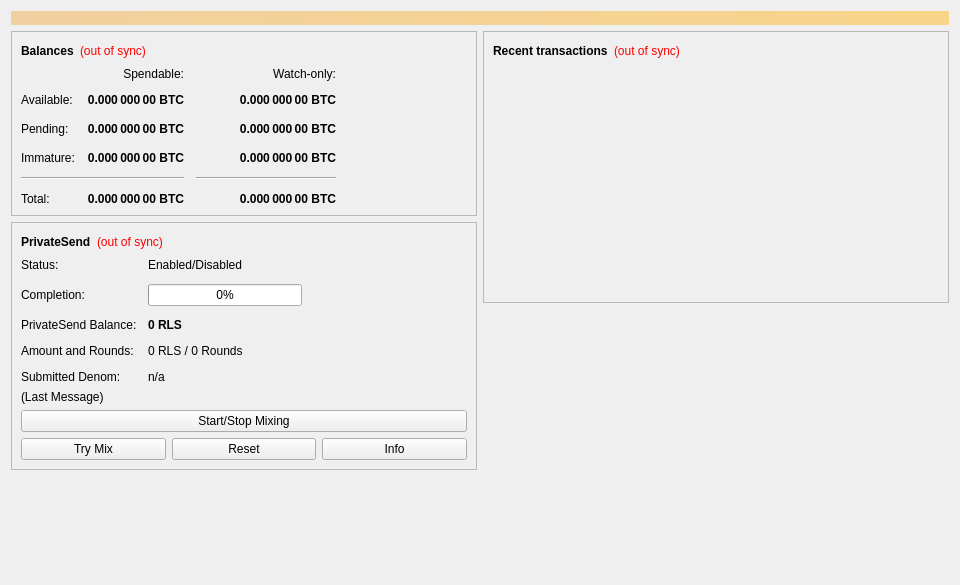
<?xml version="1.0" encoding="UTF-8"?>
<ui version="4.0">
 <class>OverviewPage</class>
 <widget class="QWidget" name="OverviewPage">
  <property name="geometry">
   <rect>
    <x>0</x>
    <y>0</y>
    <width>960</width>
    <height>585</height>
   </rect>
  </property>
  <property name="minimumSize">
   <size>
    <width>960</width>
    <height>0</height>
   </size>
  </property>
  <property name="windowTitle">
   <string>Form</string>
  </property>
  <layout class="QVBoxLayout" name="topLayout">
   <item>
    <widget class="QLabel" name="labelAlerts">
     <property name="visible">
      <bool>false</bool>
     </property>
     <property name="styleSheet">
      <string notr="true">background-color: qlineargradient(x1: 0, y1: 0, x2: 1, y2: 0, stop:0 #F0D0A0, stop:1 #F8D488); color:#000000;</string>
     </property>
     <property name="wordWrap">
      <bool>true</bool>
     </property>
     <property name="margin">
      <number>3</number>
     </property>
    </widget>
   </item>
   <item>
    <layout class="QHBoxLayout" name="horizontalLayout" stretch="1,1">
     <item>
      <layout class="QVBoxLayout" name="verticalLayout_2">
       <item>
        <widget class="QFrame" name="frame">
         <property name="frameShape">
          <enum>QFrame::StyledPanel</enum>
         </property>
         <property name="frameShadow">
          <enum>QFrame::Raised</enum>
         </property>
         <layout class="QVBoxLayout" name="verticalLayout_4">
          <item>
           <layout class="QHBoxLayout" name="horizontalLayout_4">
            <item>
             <widget class="QLabel" name="label_5">
              <property name="font">
               <font>
                <weight>75</weight>
                <bold>true</bold>
               </font>
              </property>
              <property name="text">
               <string>Balances</string>
              </property>
             </widget>
            </item>
            <item>
             <widget class="QLabel" name="labelWalletStatus">
              <property name="toolTip">
               <string>The displayed information may be out of date. Your wallet automatically synchronizes with the Lotus network after a connection is established, but this process has not completed yet.</string>
              </property>
              <property name="styleSheet">
               <string notr="true">QLabel { color: red; }</string>
              </property>
              <property name="text">
               <string notr="true">(out of sync)</string>
              </property>
              <property name="alignment">
               <set>Qt::AlignLeading|Qt::AlignLeft|Qt::AlignVCenter</set>
              </property>
             </widget>
            </item>
            <item>
             <spacer name="horizontalSpacer_3">
              <property name="orientation">
               <enum>Qt::Horizontal</enum>
              </property>
              <property name="sizeHint" stdset="0">
               <size>
                <width>40</width>
                <height>20</height>
               </size>
              </property>
             </spacer>
            </item>
           </layout>
          </item>
          <item>
           <layout class="QGridLayout" name="gridLayout">
            <property name="spacing">
             <number>12</number>
            </property>
            <item row="2" column="2">
             <widget class="QLabel" name="labelWatchPending">
              <property name="font">
               <font>
                <weight>75</weight>
                <bold>true</bold>
               </font>
              </property>
              <property name="cursor">
               <cursorShape>IBeamCursor</cursorShape>
              </property>
              <property name="toolTip">
               <string>Unconfirmed transactions to watch-only addresses</string>
              </property>
              <property name="text">
               <string notr="true">0.000 000 00 BTC</string>
              </property>
              <property name="alignment">
               <set>Qt::AlignRight|Qt::AlignTrailing|Qt::AlignVCenter</set>
              </property>
              <property name="textInteractionFlags">
               <set>Qt::LinksAccessibleByMouse|Qt::TextSelectableByKeyboard|Qt::TextSelectableByMouse</set>
              </property>
             </widget>
            </item>
            <item row="2" column="1">
             <widget class="QLabel" name="labelUnconfirmed">
              <property name="font">
               <font>
                <weight>75</weight>
                <bold>true</bold>
               </font>
              </property>
              <property name="cursor">
               <cursorShape>IBeamCursor</cursorShape>
              </property>
              <property name="toolTip">
               <string>Total of transactions that have yet to be confirmed, and do not yet count toward the spendable balance</string>
              </property>
              <property name="text">
               <string notr="true">0.000 000 00 BTC</string>
              </property>
              <property name="alignment">
               <set>Qt::AlignRight|Qt::AlignTrailing|Qt::AlignVCenter</set>
              </property>
              <property name="textInteractionFlags">
               <set>Qt::LinksAccessibleByMouse|Qt::TextSelectableByKeyboard|Qt::TextSelectableByMouse</set>
              </property>
             </widget>
            </item>
            <item row="3" column="2">
             <widget class="QLabel" name="labelWatchImmature">
              <property name="font">
               <font>
                <weight>75</weight>
                <bold>true</bold>
               </font>
              </property>
              <property name="cursor">
               <cursorShape>IBeamCursor</cursorShape>
              </property>
              <property name="toolTip">
               <string>Mined balance in watch-only addresses that has not yet matured</string>
              </property>
              <property name="text">
               <string notr="true">0.000 000 00 BTC</string>
              </property>
              <property name="alignment">
               <set>Qt::AlignRight|Qt::AlignTrailing|Qt::AlignVCenter</set>
              </property>
              <property name="textInteractionFlags">
               <set>Qt::LinksAccessibleByMouse|Qt::TextSelectableByKeyboard|Qt::TextSelectableByMouse</set>
              </property>
             </widget>
            </item>
            <item row="4" column="0" colspan="2">
             <widget class="Line" name="lineSpendableBalance">
              <property name="orientation">
               <enum>Qt::Horizontal</enum>
              </property>
             </widget>
            </item>
            <item row="4" column="2">
             <widget class="Line" name="lineWatchBalance">
              <property name="sizePolicy">
               <sizepolicy hsizetype="Preferred" vsizetype="Fixed">
                <horstretch>0</horstretch>
                <verstretch>0</verstretch>
               </sizepolicy>
              </property>
              <property name="minimumSize">
               <size>
                <width>140</width>
                <height>0</height>
               </size>
              </property>
              <property name="orientation">
               <enum>Qt::Horizontal</enum>
              </property>
             </widget>
            </item>
            <item row="5" column="0">
             <widget class="QLabel" name="labelTotalText">
              <property name="text">
               <string>Total:</string>
              </property>
             </widget>
            </item>
            <item row="3" column="1">
             <widget class="QLabel" name="labelImmature">
              <property name="font">
               <font>
                <weight>75</weight>
                <bold>true</bold>
               </font>
              </property>
              <property name="cursor">
               <cursorShape>IBeamCursor</cursorShape>
              </property>
              <property name="toolTip">
               <string>Mined balance that has not yet matured</string>
              </property>
              <property name="text">
               <string notr="true">0.000 000 00 BTC</string>
              </property>
              <property name="alignment">
               <set>Qt::AlignRight|Qt::AlignTrailing|Qt::AlignVCenter</set>
              </property>
              <property name="textInteractionFlags">
               <set>Qt::LinksAccessibleByMouse|Qt::TextSelectableByKeyboard|Qt::TextSelectableByMouse</set>
              </property>
             </widget>
            </item>
            <item row="2" column="3">
             <spacer name="horizontalSpacer_2">
              <property name="orientation">
               <enum>Qt::Horizontal</enum>
              </property>
              <property name="sizeHint" stdset="0">
               <size>
                <width>40</width>
                <height>20</height>
               </size>
              </property>
             </spacer>
            </item>
            <item row="3" column="0">
             <widget class="QLabel" name="labelImmatureText">
              <property name="text">
               <string>Immature:</string>
              </property>
             </widget>
            </item>
            <item row="5" column="1">
             <widget class="QLabel" name="labelTotal">
              <property name="font">
               <font>
                <weight>75</weight>
                <bold>true</bold>
               </font>
              </property>
              <property name="cursor">
               <cursorShape>IBeamCursor</cursorShape>
              </property>
              <property name="toolTip">
               <string>Your current total balance</string>
              </property>
              <property name="text">
               <string notr="true">0.000 000 00 BTC</string>
              </property>
              <property name="alignment">
               <set>Qt::AlignRight|Qt::AlignTrailing|Qt::AlignVCenter</set>
              </property>
              <property name="textInteractionFlags">
               <set>Qt::LinksAccessibleByMouse|Qt::TextSelectableByKeyboard|Qt::TextSelectableByMouse</set>
              </property>
             </widget>
            </item>
            <item row="5" column="2">
             <widget class="QLabel" name="labelWatchTotal">
              <property name="font">
               <font>
                <weight>75</weight>
                <bold>true</bold>
               </font>
              </property>
              <property name="cursor">
               <cursorShape>IBeamCursor</cursorShape>
              </property>
              <property name="toolTip">
               <string>Current total balance in watch-only addresses</string>
              </property>
              <property name="text">
               <string notr="true">0.000 000 00 BTC</string>
              </property>
              <property name="alignment">
               <set>Qt::AlignRight|Qt::AlignTrailing|Qt::AlignVCenter</set>
              </property>
              <property name="textInteractionFlags">
               <set>Qt::LinksAccessibleByMouse|Qt::TextSelectableByKeyboard|Qt::TextSelectableByMouse</set>
              </property>
             </widget>
            </item>
            <item row="0" column="2">
             <widget class="QLabel" name="labelWatchonly">
              <property name="text">
               <string>Watch-only:</string>
              </property>
              <property name="alignment">
               <set>Qt::AlignRight|Qt::AlignTrailing|Qt::AlignVCenter</set>
              </property>
             </widget>
            </item>
            <item row="1" column="0">
             <widget class="QLabel" name="labelBalanceText">
              <property name="text">
               <string>Available:</string>
              </property>
             </widget>
            </item>
            <item row="1" column="1">
             <widget class="QLabel" name="labelBalance">
              <property name="font">
               <font>
                <weight>75</weight>
                <bold>true</bold>
               </font>
              </property>
              <property name="cursor">
               <cursorShape>IBeamCursor</cursorShape>
              </property>
              <property name="toolTip">
               <string>Your current spendable balance</string>
              </property>
              <property name="text">
               <string notr="true">0.000 000 00 BTC</string>
              </property>
              <property name="alignment">
               <set>Qt::AlignRight|Qt::AlignTrailing|Qt::AlignVCenter</set>
              </property>
              <property name="textInteractionFlags">
               <set>Qt::LinksAccessibleByMouse|Qt::TextSelectableByKeyboard|Qt::TextSelectableByMouse</set>
              </property>
             </widget>
            </item>
            <item row="1" column="2">
             <widget class="QLabel" name="labelWatchAvailable">
              <property name="font">
               <font>
                <weight>75</weight>
                <bold>true</bold>
               </font>
              </property>
              <property name="cursor">
               <cursorShape>IBeamCursor</cursorShape>
              </property>
              <property name="toolTip">
               <string>Your current balance in watch-only addresses</string>
              </property>
              <property name="text">
               <string notr="true">0.000 000 00 BTC</string>
              </property>
              <property name="alignment">
               <set>Qt::AlignRight|Qt::AlignTrailing|Qt::AlignVCenter</set>
              </property>
              <property name="textInteractionFlags">
               <set>Qt::LinksAccessibleByMouse|Qt::TextSelectableByKeyboard|Qt::TextSelectableByMouse</set>
              </property>
             </widget>
            </item>
            <item row="2" column="0">
             <widget class="QLabel" name="labelPendingText">
              <property name="text">
               <string>Pending:</string>
              </property>
             </widget>
            </item>
            <item row="0" column="1">
             <widget class="QLabel" name="labelSpendable">
              <property name="text">
               <string>Spendable:</string>
              </property>
              <property name="alignment">
               <set>Qt::AlignRight|Qt::AlignTrailing|Qt::AlignVCenter</set>
              </property>
             </widget>
            </item>
           </layout>
          </item>
         </layout>
        </widget>
       </item>
       <item>
        <widget class="QFrame" name="framePrivateSend">
         <property name="layoutDirection">
          <enum>Qt::LeftToRight</enum>
         </property>
         <property name="frameShape">
          <enum>QFrame::StyledPanel</enum>
         </property>
         <property name="frameShadow">
          <enum>QFrame::Raised</enum>
         </property>
         <layout class="QVBoxLayout" name="VerticalLayout_PS1">
          <item>
           <layout class="QHBoxLayout" name="horizontalLayout_5">
            <item>
             <widget class="QLabel" name="labelPrivateSendHeader">
              <property name="font">
               <font>
                <weight>75</weight>
                <bold>true</bold>
               </font>
              </property>
              <property name="text">
               <string>PrivateSend</string>
              </property>
             </widget>
            </item>
            <item>
             <widget class="QLabel" name="labelPrivateSendSyncStatus">
              <property name="toolTip">
               <string>The displayed information may be out of date. Your wallet automatically synchronizes with the Lotus network after a connection is established, but this process has not completed yet.</string>
              </property>
              <property name="styleSheet">
               <string notr="true">QLabel { color: red; }</string>
              </property>
              <property name="text">
               <string notr="true">(out of sync)</string>
              </property>
              <property name="alignment">
               <set>Qt::AlignLeading|Qt::AlignLeft|Qt::AlignVCenter</set>
              </property>
             </widget>
            </item>
            <item>
             <spacer name="horizontalSpacer_4">
              <property name="orientation">
               <enum>Qt::Horizontal</enum>
              </property>
              <property name="sizeHint" stdset="0">
               <size>
                <width>40</width>
                <height>20</height>
               </size>
              </property>
             </spacer>
            </item>
           </layout>
          </item>
          <item>
           <layout class="QFormLayout" name="privateSendFormLayout">
            <property name="fieldGrowthPolicy">
             <enum>QFormLayout::AllNonFixedFieldsGrow</enum>
            </property>
            <property name="horizontalSpacing">
             <number>11</number>
            </property>
            <property name="verticalSpacing">
             <number>12</number>
            </property>
            <item row="0" column="0">
             <widget class="QLabel" name="labelPrivateSendEnabledText">
              <property name="text">
               <string>Status:</string>
              </property>
             </widget>
            </item>
            <item row="0" column="1">
             <widget class="QLabel" name="labelPrivateSendEnabled">
              <property name="text">
               <string>Enabled/Disabled</string>
              </property>
             </widget>
            </item>
            <item row="1" column="0">
             <widget class="QLabel" name="labelCompletitionText">
              <property name="text">
               <string>Completion:</string>
              </property>
             </widget>
            </item>
            <item row="1" column="1">
             <widget class="QProgressBar" name="privateSendProgress">
              <property name="maximumSize">
               <size>
                <width>154</width>
                <height>16777215</height>
               </size>
              </property>
              <property name="value">
               <number>0</number>
              </property>
             </widget>
            </item>
            <item row="2" column="0">
             <widget class="QLabel" name="labelAnonymizedText">
              <property name="text">
               <string>PrivateSend Balance:</string>
              </property>
             </widget>
            </item>
            <item row="2" column="1">
             <widget class="QLabel" name="labelAnonymized">
              <property name="font">
               <font>
                <weight>75</weight>
                <bold>true</bold>
               </font>
              </property>
              <property name="text">
               <string notr="true">0 RLS</string>
              </property>
             </widget>
            </item>
            <item row="3" column="0">
             <widget class="QLabel" name="labelAmountAndRoundsText">
              <property name="text">
               <string>Amount and Rounds:</string>
              </property>
             </widget>
            </item>
            <item row="3" column="1">
             <widget class="QLabel" name="labelAmountRounds">
              <property name="text">
               <string>0 RLS / 0 Rounds</string>
              </property>
             </widget>
            </item>
            <item row="4" column="0">
             <widget class="QLabel" name="labelSubmittedDenomText">
              <property name="text">
               <string>Submitted Denom:</string>
              </property>
             </widget>
            </item>
            <item row="4" column="1">
             <widget class="QLabel" name="labelSubmittedDenom">
              <property name="toolTip">
               <string>The denominations you submitted to the Masternode.&lt;br&gt;To mix, other users must submit the exact same denominations.</string>
              </property>
              <property name="text">
               <string>n/a</string>
              </property>
             </widget>
            </item>
           </layout>
          </item>
          <item>
           <layout class="QVBoxLayout" name="VerticalLayout_PS">
            <item>
             <widget class="QLabel" name="labelPrivateSendLastMessage">
              <property name="text">
               <string>(Last Message)</string>
              </property>
              <property name="alignment">
               <set>Qt::AlignLeading|Qt::AlignLeft|Qt::AlignTop</set>
              </property>
              <property name="wordWrap">
               <bool>true</bool>
              </property>
             </widget>
            </item>
            <item>
             <widget class="QPushButton" name="togglePrivateSend">
              <property name="sizePolicy">
               <sizepolicy hsizetype="MinimumExpanding" vsizetype="Fixed">
                <horstretch>0</horstretch>
                <verstretch>0</verstretch>
               </sizepolicy>
              </property>
              <property name="text">
               <string>Start/Stop Mixing</string>
              </property>
             </widget>
            </item>
            <item>
             <layout class="QHBoxLayout" name="horizontalLayout_debugbuttons">
              <item>
               <widget class="QPushButton" name="privateSendAuto">
                <property name="sizePolicy">
                 <sizepolicy hsizetype="MinimumExpanding" vsizetype="Fixed">
                  <horstretch>0</horstretch>
                  <verstretch>0</verstretch>
                 </sizepolicy>
                </property>
                <property name="toolTip">
                 <string>Try to manually submit a PrivateSend request.</string>
                </property>
                <property name="text">
                 <string>Try Mix</string>
                </property>
               </widget>
              </item>
              <item>
               <widget class="QPushButton" name="privateSendReset">
                <property name="sizePolicy">
                 <sizepolicy hsizetype="MinimumExpanding" vsizetype="Fixed">
                  <horstretch>0</horstretch>
                  <verstretch>0</verstretch>
                 </sizepolicy>
                </property>
                <property name="toolTip">
                 <string>Reset the current status of PrivateSend (can interrupt PrivateSend if it's in the process of Mixing, which can cost you money!)</string>
                </property>
                <property name="autoFillBackground">
                 <bool>false</bool>
                </property>
                <property name="text">
                 <string>Reset</string>
                </property>
               </widget>
              </item>
              <item>
               <widget class="QPushButton" name="privateSendInfo">
                <property name="sizePolicy">
                 <sizepolicy hsizetype="MinimumExpanding" vsizetype="Fixed">
                  <horstretch>0</horstretch>
                  <verstretch>0</verstretch>
                 </sizepolicy>
                </property>
                <property name="toolTip">
                 <string>Information about PrivateSend and Mixing</string>
                </property>
                <property name="text">
                 <string>Info</string>
                </property>
               </widget>
              </item>
             </layout>
            </item>
           </layout>
          </item>
         </layout>
        </widget>
       </item>
       <item>
        <spacer name="verticalSpacer">
         <property name="orientation">
          <enum>Qt::Vertical</enum>
         </property>
         <property name="sizeHint" stdset="0">
          <size>
           <width>20</width>
           <height>40</height>
          </size>
         </property>
        </spacer>
       </item>
      </layout>
     </item>
     <item>
      <layout class="QVBoxLayout" name="verticalLayout_3">
       <item>
        <widget class="QFrame" name="frame_2">
         <property name="frameShape">
          <enum>QFrame::StyledPanel</enum>
         </property>
         <property name="frameShadow">
          <enum>QFrame::Raised</enum>
         </property>
         <layout class="QVBoxLayout" name="verticalLayout">
          <item>
           <layout class="QHBoxLayout" name="horizontalLayout_2">
            <item>
             <widget class="QLabel" name="label_4">
              <property name="font">
               <font>
                <weight>75</weight>
                <bold>true</bold>
               </font>
              </property>
              <property name="text">
               <string>Recent transactions</string>
              </property>
             </widget>
            </item>
            <item>
             <widget class="QLabel" name="labelTransactionsStatus">
              <property name="toolTip">
               <string>The displayed information may be out of date. Your wallet automatically synchronizes with the Lotus network after a connection is established, but this process has not completed yet.</string>
              </property>
              <property name="styleSheet">
               <string notr="true">QLabel { color: red; }</string>
              </property>
              <property name="text">
               <string notr="true">(out of sync)</string>
              </property>
              <property name="alignment">
               <set>Qt::AlignLeading|Qt::AlignLeft|Qt::AlignVCenter</set>
              </property>
             </widget>
            </item>
            <item>
             <spacer name="horizontalSpacer">
              <property name="orientation">
               <enum>Qt::Horizontal</enum>
              </property>
              <property name="sizeHint" stdset="0">
               <size>
                <width>40</width>
                <height>20</height>
               </size>
              </property>
             </spacer>
            </item>
           </layout>
          </item>
          <item>
           <widget class="QListView" name="listTransactions">
            <property name="styleSheet">
             <string notr="true">QListView { background: transparent; }</string>
            </property>
            <property name="frameShape">
             <enum>QFrame::NoFrame</enum>
            </property>
            <property name="verticalScrollBarPolicy">
             <enum>Qt::ScrollBarAlwaysOff</enum>
            </property>
            <property name="horizontalScrollBarPolicy">
             <enum>Qt::ScrollBarAlwaysOff</enum>
            </property>
            <property name="selectionMode">
             <enum>QAbstractItemView::NoSelection</enum>
            </property>
           </widget>
          </item>
         </layout>
        </widget>
       </item>
       <item>
        <spacer name="verticalSpacer_2">
         <property name="orientation">
          <enum>Qt::Vertical</enum>
         </property>
         <property name="sizeHint" stdset="0">
          <size>
           <width>20</width>
           <height>40</height>
          </size>
         </property>
        </spacer>
       </item>
      </layout>
     </item>
    </layout>
   </item>
  </layout>
 </widget>
 <resources/>
 <connections/>
</ui>
